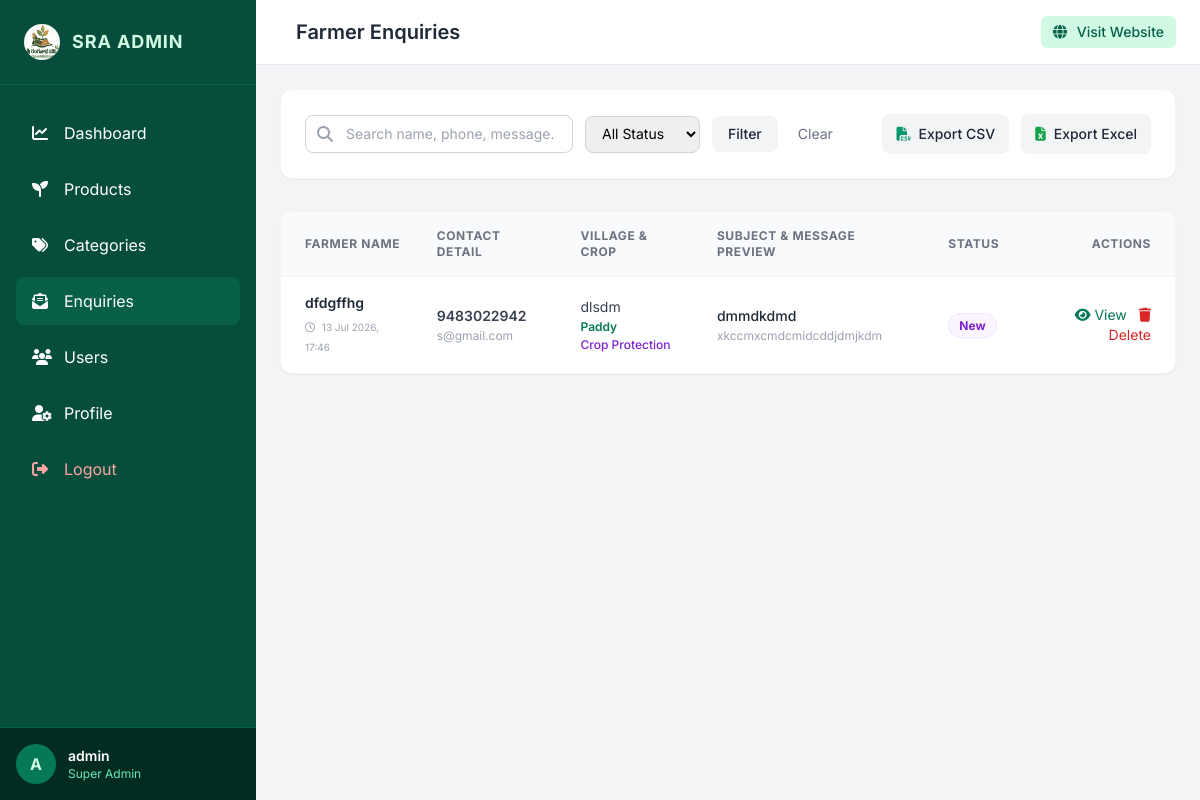
The page /dashboard/enquiries/ (signed in) on the database its author committed.
### accounts/models.py (models this page shows, shortened)
class User(AbstractUser):
    ROLE_CHOICES = (
        ('super_admin', 'Super Admin'),
        ('admin', 'Admin'),
        ('store_manager', 'Store Manager'),
    )
    role = models.CharField(max_length=20, choices=ROLE_CHOICES, default='store_manager')
    avatar = models.ImageField(upload_to='avatars/', null=True, blank=True)
    phone = models.CharField(max_length=15, null=True, blank=True)
    objects = UserManager()

### enquiries/models.py (models this page shows, shortened)
class Enquiry(models.Model):
    STATUS_CHOICES = (
        ('new', 'New'),
        ('contacted', 'Contacted'),
        ('closed', 'Closed'),
    )
    name = models.CharField(max_length=150)
    phone = models.CharField(max_length=15)
    email = models.EmailField(blank=True, null=True)
    village = models.CharField(max_length=150, blank=True, null=True)
    crop_type = models.CharField(max_length=100, blank=True, null=True)
    product_category = models.CharField(max_length=100, blank=True, null=True)
    subject = models.CharField(max_length=200, blank=True, null=True)
    message = models.TextField()
    ip_address = models.GenericIPAddressField(blank=True, null=True)
    status = models.CharField(max_length=20, choices=STATUS_CHOICES, default='new')
    created_at = models.DateTimeField(auto_now_add=True)
    updated_at = models.DateTimeField(auto_now=True)
    class Meta:
        verbose_name_plural = "Enquiries"
        ordering = ['-created_at']

### dashboard/views.py (the view)
        def wrapped_view(request, *args, **kwargs):
            if not request.user.is_authenticated:
                return redirect('login')
            if request.user.role in allowed_roles or request.user.is_superuser:
                return view_func(request, *args, **kwargs)
            messages.error(request, "You do not have permission to access this page.")
            return redirect('dashboard_home')

### dashboard/views.py (called while the page is built)
def role_required(allowed_roles):
    def decorator(view_func):
        def wrapped_view(request, *args, **kwargs):
            if not request.user.is_authenticated:
                return redirect('login')
            if request.user.role in allowed_roles or request.user.is_superuser:
                return view_func(request, *args, **kwargs)
            messages.error(request, "You do not have permission to access this page.")
            return redirect('dashboard_home')
        return wrapped_view
    return decorator

### enquiries/views.py (called while the page is built)
@login_required
@role_required(['super_admin', 'admin', 'store_manager'])
def enquiry_list(request):
    enquiries = Enquiry.objects.all()
    query = request.GET.get('q')
    status = request.GET.get('status')
    if query:
        enquiries = enquiries.filter(
            Q(name__icontains=query) |
            Q(phone__icontains=query) |
            Q(message__icontains=query)
        )
    if status:
        enquiries = enquiries.filter(status=status)
    context = {
        'enquiries': enquiries,
        'query': query,
        'status_filter': status,
    }
    return render(request, 'dashboard/enquiries/list.html', context)

### templates/dashboard/enquiries/list.html (shortened to what this page needs)
{% extends 'dashboard/base.html' %}
{% block header_title %}Farmer Enquiries{% endblock %}
{% block content %}
<div class="bg-white rounded-xl shadow-sm border border-gray-100 mb-8 flex flex-col md:flex-row md:items-center justify-between p-6 gap-4">
  <form method="GET" class="flex flex-wrap items-center gap-3 flex-1">
    <div class="relative min-w-[200px] flex-1 md:flex-initial">
      <span class="absolute inset-y-0 left-0 pl-3 flex items-center text-gray-400">
        <i class="fa-solid fa-magnifying-glass"></i>
      </span>
      <input type="text" name="q" value="{{ query|default:'' }}" placeholder="Search name, phone, message..." class="w-full pl-10 pr-4 py-2 text-sm rounded-lg border border-gray-300 focus:outline-none focus:ring-2 focus:ring-emerald-500 focus:border-emerald-500">
    </div>
    <select name="status" class="text-sm rounded-lg border border-gray-300 px-3 py-2 focus:outline-none focus:ring-2 focus:ring-emerald-500 focus:border-emerald-500">
      <option value="">All Status</option>
    </select>
    <button type="submit" class="bg-gray-100 hover:bg-gray-200 text-gray-800 text-sm px-4 py-2 rounded-lg font-medium transition-colors">Filter</button>
    <a href="{% url 'enquiry_list' %}" class="text-gray-500 hover:text-gray-800 text-sm px-2">Clear</a>
  </form>
  <div class="flex items-center space-x-3">
    <a href="{% url 'export_enquiries' 'csv' %}" class="bg-gray-100 hover:bg-gray-200 text-gray-800 text-sm px-3.5 py-2.5 rounded-lg font-medium transition-colors flex items-center"><i class="fa-solid fa-file-csv mr-2 text-emerald-600"></i> Export CSV</a>
    <a href="{% url 'export_enquiries' 'excel' %}" class="bg-gray-100 hover:bg-gray-200 text-gray-800 text-sm px-3.5 py-2.5 rounded-lg font-medium transition-colors flex items-center"><i class="fa-solid fa-file-excel mr-2 text-green-600"></i> Export Excel</a>
  </div>
</div>
<div class="bg-white rounded-xl shadow-sm border border-gray-100 overflow-hidden">
  <div class="overflow-x-auto">
    <table class="w-full text-left border-collapse">
      <thead>
        <tr class="bg-gray-50 border-b border-gray-100 text-xs font-semibold text-gray-500 uppercase tracking-wider">
          <th class="p-4 pl-6">Farmer Name</th>
          <th class="p-4">Contact Detail</th>
          <th class="p-4">Village & Crop</th>
          <th class="p-4">Subject & Message Preview</th>
          <th class="p-4">Status</th>
          <th class="p-4 pr-6 text-right">Actions</th>
        </tr>
      </thead>
      <tbody class="divide-y divide-gray-100 text-sm text-gray-700">
        {% for enq in enquiries %}
          <tr class="hover:bg-gray-50 transition-colors">
            <td class="p-4 pl-6">
              <div class="font-semibold text-gray-800">{{ enq.name }}</div>
              <div class="text-[10px] text-gray-400 mt-1"><i class="fa-regular fa-clock mr-1"></i> {{ enq.created_at|date:"d M Y, H:i" }}</div>
            </td>
            <td class="p-4">
              <div class="text-sm font-semibold text-gray-700">{{ enq.phone }}</div>
              <div class="text-xs text-gray-400 mt-0.5">{{ enq.email|default:"No email" }}</div>
            </td>
            <td class="p-4">
              <div class="text-sm text-gray-700">{{ enq.village|default:"-" }}</div>
              <div class="text-xs text-emerald-700 font-semibold mt-0.5">{{ enq.crop_type|default:"-" }}</div>
              <div class="text-xs text-purple-700 font-medium mt-0.5">{{ enq.product_category|default:"-" }}</div>
            </td>
            <td class="p-4 max-w-xs">
              <div class="font-medium text-gray-800 truncate">{{ enq.subject|default:"General Enquiry" }}</div>
              <div class="text-xs text-gray-400 truncate mt-0.5">{{ enq.message }}</div>
            </td>
            <td class="p-4">
              <span class="px-2.5 py-1 rounded-full text-xs font-bold border capitalize {% if enq.status == 'new' %}bg-purple-50 text-purple-700 border-purple-100{% elif enq.status == 'contacted' %}bg-blue-50 text-blue-700 border-blue-100{% else %}bg-gray-100 text-gray-600 border-gray-200{% endif %}">
                {{ enq.get_status_display }}
              </span>
            </td>
            <td class="p-4 pr-6 text-right space-x-2">
              <a href="{% url 'enquiry_detail' enq.id %}" class="text-emerald-700 hover:text-emerald-900 transition-colors"><i class="fa-solid fa-eye"></i> View</a>
              <a href="{% url 'enquiry_delete' enq.id %}" onclick="return confirm('Delete this enquiry record?')" class="text-red-600 hover:text-red-900 transition-colors"><i class="fa-solid fa-trash"></i> Delete</a>
            </td>
          </tr>
        {% empty %}
          <tr>
            <td colspan="6" class="p-8 text-center text-gray-500">No enquiries found.</td>
          </tr>
        {% endfor %}
      </tbody>
    </table>
  </div>
</div>
{% endblock %}

### templates/dashboard/base.html (shortened to what this page needs)
{% load static %}
<!DOCTYPE html>
<html lang="en">
<head>
  <script src="https://cdn.tailwindcss.com"></script>
  <link rel="stylesheet" href="https://cdnjs.cloudflare.com/ajax/libs/font-awesome/6.4.0/css/all.min.css">
</head>
<body class="flex bg-gray-100 min-h-screen">
  <aside id="sidebar" class="bg-emerald-900 text-white w-64 min-h-screen flex flex-col transition-all duration-300 ease-in-out z-30 fixed lg:static -translate-x-full lg:translate-x-0">
    <div class="p-6 border-b border-emerald-800 flex items-center justify-between">
      <div class="flex items-center space-x-3">
        <img src="{% static 'logo.webp' %}" alt="SRA Logo" class="w-9 h-9 rounded-full" loading="lazy" width="40" height="40">
        <span class="font-bold text-lg tracking-wider text-emerald-100">SRA ADMIN</span>
      </div>
    </div>
    <nav class="flex-1 px-4 py-6 space-y-2 overflow-y-auto">
      <a href="{% url 'dashboard_home' %}" class="flex items-center space-x-3 px-4 py-3 rounded-lg hover:bg-emerald-800 transition-colors {% if request.resolver_match.url_name == 'dashboard_home' %}bg-emerald-800{% endif %}">
        <i class="fa-solid fa-chart-line w-5"></i>
        <span>Dashboard</span>
      </a>
      <a href="{% url 'product_list' %}" class="flex items-center space-x-3 px-4 py-3 rounded-lg hover:bg-emerald-800 transition-colors {% if 'product' in request.path %}bg-emerald-800{% endif %}">
        <i class="fa-solid fa-seedling w-5"></i>
        <span>Products</span>
      </a>
      <a href="{% url 'category_list' %}" class="flex items-center space-x-3 px-4 py-3 rounded-lg hover:bg-emerald-800 transition-colors {% if 'categories' in request.path %}bg-emerald-800{% endif %}">
        <i class="fa-solid fa-tags w-5"></i>
        <span>Categories</span>
      </a>
      <a href="{% url 'enquiry_list' %}" class="flex items-center space-x-3 px-4 py-3 rounded-lg hover:bg-emerald-800 transition-colors {% if 'enquiries' in request.path %}bg-emerald-800{% endif %}">
        <i class="fa-solid fa-envelope-open-text w-5"></i>
        <span>Enquiries</span>
      </a>
      {% if request.user.role == 'super_admin' or request.user.role == 'admin' %}
      <a href="{% url 'user_list' %}" class="flex items-center space-x-3 px-4 py-3 rounded-lg hover:bg-emerald-800 transition-colors {% if 'users' in request.path %}bg-emerald-800{% endif %}">
        <i class="fa-solid fa-users w-5"></i>
        <span>Users</span>
      </a>
      {% endif %}
      <a href="{% url 'profile_edit' %}" class="flex items-center space-x-3 px-4 py-3 rounded-lg hover:bg-emerald-800 transition-colors {% if 'profile' in request.path %}bg-emerald-800{% endif %}">
        <i class="fa-solid fa-user-gear w-5"></i>
        <span>Profile</span>
      </a>
      <a href="{% url 'logout' %}" class="flex items-center space-x-3 px-4 py-3 rounded-lg hover:bg-emerald-800 text-red-300 transition-colors mt-8">
        <i class="fa-solid fa-right-from-bracket w-5"></i>
        <span>Logout</span>
      </a>
    </nav>
    <div class="p-4 border-t border-emerald-800 flex items-center space-x-3 bg-emerald-950">
      {% if request.user.avatar %}
        <img src="{{ request.user.avatar.url }}" alt="Avatar" class="w-10 h-10 rounded-full object-cover" loading="lazy" width="800" height="600">
      {% else %}
        <div class="w-10 h-10 rounded-full bg-emerald-700 flex items-center justify-center font-bold text-emerald-100">
          {{ request.user.username|slice:":1"|upper }}
        </div>
      {% endif %}
      <div class="flex-1 min-w-0">
        <p class="text-sm font-semibold truncate">{{ request.user.username }}</p>
        <p class="text-xs text-emerald-300 capitalize truncate">{{ request.user.get_role_display }}</p>
      </div>
    </div>
  </aside>
  <div class="flex-1 flex flex-col min-w-0 overflow-hidden lg:pl-0">
    <header class="bg-white border-b border-gray-200 px-6 py-4 flex items-center justify-between z-10">
      <div class="flex items-center space-x-4">
        <h1 class="text-xl font-semibold text-gray-800">{% block header_title %}SRA Admin Dashboard{% endblock %}</h1>
      </div>
      <div class="flex items-center space-x-4">
        <a href="{% url 'home' %}" target="_blank" class="text-sm bg-emerald-100 text-emerald-800 px-3 py-1.5 rounded-md font-medium hover:bg-emerald-200 transition-colors">
          <i class="fa-solid fa-globe mr-1.5"></i> Visit Website
        </a>
      </div>
    </header>
<main id="main-content">
    <main class="flex-1 overflow-y-auto p-6">
      {% block content %}{% endblock %}
    </main>
  </div>
</body>
</html>

### templates/dashboard/base.html (style rules this page uses)
body { font-family: 'Inter', sans-serif; background-color: #f3f4f6; }

### rows shown on the page
User: user.username "A", user.username "admin", user.role "Super Admin"
Enquiry: name "dfdgffhg", created_at "13 Jul 2026, 17:46", phone "9483022942", email "s@gmail.com", village "dlsdm", crop_type "Paddy", product_category "Crop Protection", subject "dmmdkdmd", message "xkccmxcmdcmidcddjdmjkdm", status "New"
